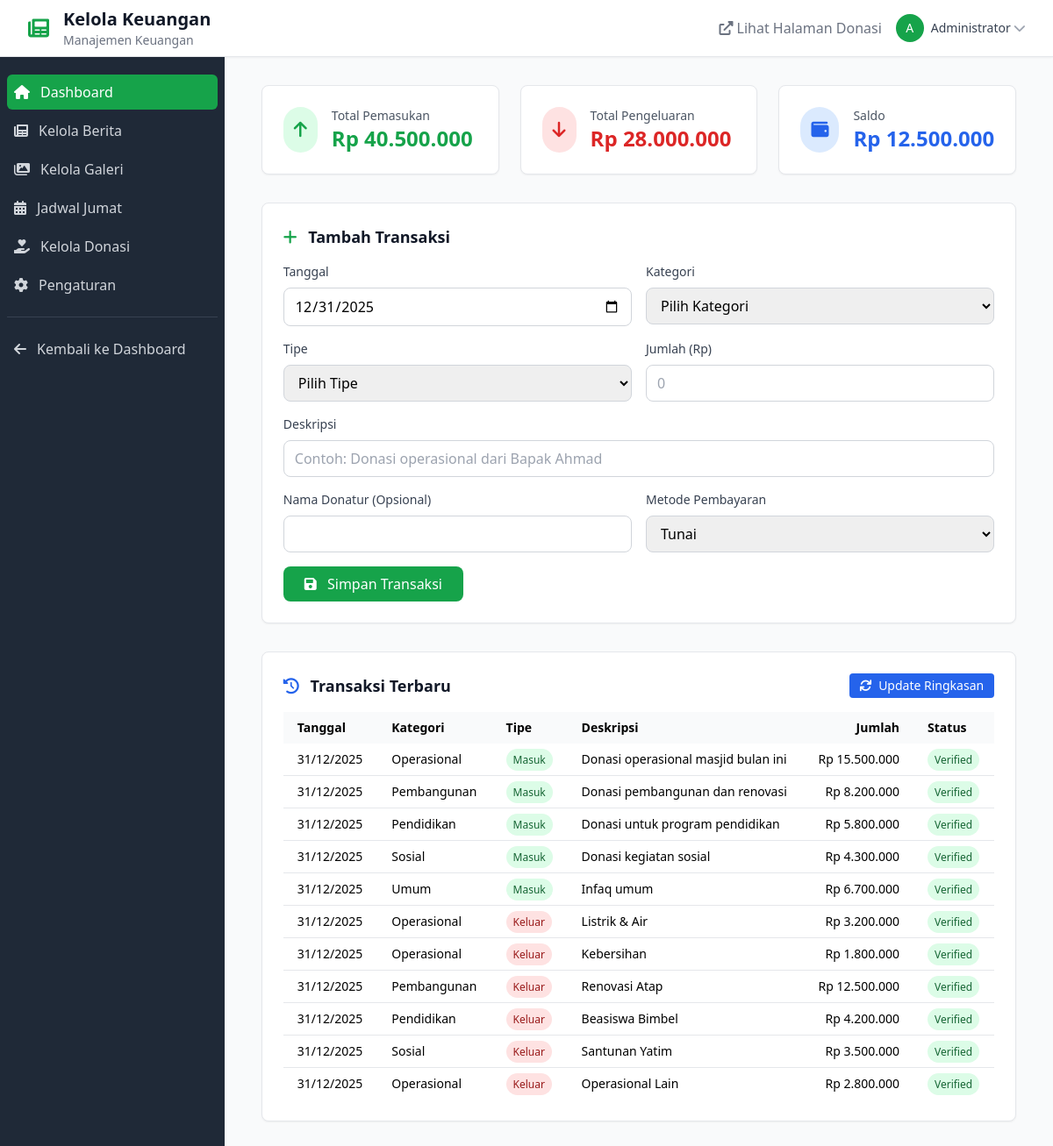
/admin/masjid/donasi.php (signed in), run on the app's committed database.
### tables this page shows
CREATE TABLE donation_transactions (
    id INT PRIMARY KEY AUTO_INCREMENT,
    transaction_date DATE NOT NULL,
    category ENUM('operasional', 'pembangunan', 'pendidikan', 'sosial', 'ramadan', 'umum') NOT NULL,
    type ENUM('income', 'expense') NOT NULL,
    amount DECIMAL(15,2) NOT NULL,
    description VARCHAR(255) NOT NULL,
    donor_name VARCHAR(100) NULL,
    donor_phone VARCHAR(20) NULL,
    payment_method ENUM('cash', 'transfer', 'digital', 'other') DEFAULT 'cash',
    reference_number VARCHAR(50) NULL,
    notes TEXT NULL,
    verified_by INT NULL,
    verified_at DATETIME NULL,
    status ENUM('pending', 'verified', 'rejected') DEFAULT 'pending',
    created_by INT NULL,
    created_at TIMESTAMP DEFAULT CURRENT_TIMESTAMP,
    updated_at TIMESTAMP DEFAULT CURRENT_TIMESTAMP ON UPDATE CURRENT_TIMESTAMP,
    FOREIGN KEY (verified_by) REFERENCES users(id),
    FOREIGN KEY (created_by) REFERENCES users(id),
    INDEX idx_transaction_date (transaction_date),
    INDEX idx_category (category),
    INDEX idx_type (type),
    INDEX idx_status (status),
    INDEX idx_created_at (created_at)
);

### config/auth.php (called while the page is built, shortened)
<?php
function isLoggedIn() {
    return true;
}
function getCurrentUser() {
    return [
        'id' => $_SESSION['user_id'],
        'username' => $_SESSION['username'],
        'full_name' => $_SESSION['full_name'],
        'role' => $_SESSION['role']
    ];
}
?>

### includes/donation_functions.php (called while the page is built, shortened)
<?php
require_once dirname(__DIR__) . '/config/config.php';
function getMonthlyTotals($year = null, $month = null) {
    global $pdo;
    try {
        $stmt = $pdo->prepare("
            SELECT
                SUM(CASE WHEN type = 'income' THEN amount ELSE 0 END) as total_income,
                SUM(CASE WHEN type = 'expense' THEN amount ELSE 0 END) as total_expense
            FROM donation_transactions
            WHERE YEAR(transaction_date) = ?
                AND MONTH(transaction_date) = ?
                AND status = 'verified'
        ");
        $stmt->execute([$year, $month]);
        $result = $stmt->fetch(PDO::FETCH_ASSOC);
        $total_income = $result['total_income'] ?? 0;
        $total_expense = $result['total_expense'] ?? 0;
        $balance = $total_income - $total_expense;
        return [
            'total_income' => $total_income,
            'total_expense' => $total_expense,
            'balance' => $balance
        ];
    } catch (PDOException $e) {
        return [
            'total_income' => 0,
            'total_expense' => 0,
            'balance' => 0
        ];
    }
}
function formatCurrency($amount) {
    return 'Rp ' . number_format($amount, 0, ',', '.');
}
?>

### admin/masjid/donasi.php (the view, shortened to what this page needs)
<?php
require_once '../../config/auth.php';
require_once '../../includes/session_check.php';
require_once '../../includes/donation_functions.php';
$current_user = getCurrentUser();
function getRecentTransactions($limit = 20) {
    global $pdo;
    try {
        $limit = (int) $limit;
        $stmt = $pdo->query("
            SELECT dt.*, u.full_name as created_by_name
            FROM donation_transactions dt
            LEFT JOIN users u ON dt.created_by = u.id
            ORDER BY dt.created_at DESC
            LIMIT $limit
        ");
        return $stmt->fetchAll(PDO::FETCH_ASSOC);
    } catch (PDOException $e) {
        return [];
    }
}
$recent_transactions = getRecentTransactions();
$current_year = date('Y');
$current_month = date('n');
$monthly_totals = getMonthlyTotals($current_year, $current_month);
?>
<!DOCTYPE html>
<html lang="id">
<head>
    <script src="https://cdn.tailwindcss.com"></script>
    <link href="https://cdnjs.cloudflare.com/ajax/libs/font-awesome/6.0.0/css/all.min.css" rel="stylesheet">
</head>
<body class="bg-gray-50">
    <nav class="bg-white shadow-sm border-b">
        <div class="max-w-7xl mx-auto px-4 sm:px-6 lg:px-8">
            <div class="flex justify-between h-16">
                <div class="flex items-center">
                    <div class="flex-shrink-0">
                        <i class="fas fa-newspaper text-2xl text-green-600"></i>
                    </div>
                    <div class="ml-4">
                        <h1 class="text-xl font-semibold text-gray-900">Kelola Keuangan</h1>
                        <p class="text-sm text-gray-500">Manajemen Keuangan</p>
                    </div>
                </div>
                <div class="flex items-center space-x-4">
                    <a href="../../pages/donasi.php" class="text-gray-500 hover:text-green-600">
                        <i class="fas fa-external-link-alt mr-1"></i>Lihat Halaman Donasi
                    </a>
                    <div class="relative group">
                        <button class="flex items-center text-sm rounded-full focus:outline-none focus:ring-2 focus:ring-offset-2 focus:ring-green-500">
                            <div class="bg-green-600 text-white rounded-full w-8 h-8 flex items-center justify-center">
                                <?php echo strtoupper(substr($current_user['full_name'], 0, 1)); ?>
                            </div>
                            <span class="ml-2 text-gray-700"><?php echo htmlspecialchars($current_user['full_name']); ?></span>
                            <i class="fas fa-chevron-down ml-1 text-gray-400"></i>
                        </button>
                    </div>
                </div>
            </div>
        </div>
    </nav>
    <div class="flex">
        <div class="w-64 bg-gray-800 min-h-screen">
            <nav class="mt-5 px-2">
                <a href="dashboard.php" class="bg-green-600 text-white group flex items-center px-2 py-2 text-base font-medium rounded-md">
                    <i class="fas fa-home mr-3"></i>Dashboard
                </a>
                <a href="berita.php" class="text-gray-300 hover:bg-gray-700 hover:text-white group flex items-center px-2 py-2 text-base font-medium rounded-md mt-1">
                    <i class="fas fa-newspaper mr-3"></i>Kelola Berita
                </a>
                <a href="galeri.php" class="text-gray-300 hover:bg-gray-700 hover:text-white group flex items-center px-2 py-2 text-base font-medium rounded-md mt-1">
                    <i class="fas fa-images mr-3"></i>Kelola Galeri
                </a>
                <a href="jadwal_jumat.php" class="text-gray-300 hover:bg-gray-700 hover:text-white group flex items-center px-2 py-2 text-base font-medium rounded-md mt-1">
                    <i class="fas fa-calendar-alt mr-3"></i>Jadwal Jumat
                </a>
                <a href="donasi.php" class="text-gray-300 hover:bg-gray-700 hover:text-white group flex items-center px-2 py-2 text-base font-medium rounded-md mt-1">
                    <i class="fas fa-hand-holding-heart mr-3"></i>Kelola Donasi
                </a>
                <a href="pengaturan.php" class="text-gray-300 hover:bg-gray-700 hover:text-white group flex items-center px-2 py-2 text-base font-medium rounded-md mt-1">
                    <i class="fas fa-cog mr-3"></i>Pengaturan
                </a>
                <div class="border-t border-gray-700 mt-4 pt-4">
                    <a href="../dashboard.php" class="text-gray-300 hover:bg-gray-700 hover:text-white group flex items-center px-2 py-2 text-base font-medium rounded-md">
                        <i class="fas fa-arrow-left mr-3"></i>Kembali ke Dashboard
                    </a>
                </div>
            </nav>
        </div>
    <div class="max-w-7xl mx-auto px-4 sm:px-6 lg:px-8 py-8">
        <div class="grid grid-cols-1 md:grid-cols-3 gap-6 mb-8">
            <div class="bg-white rounded-lg shadow-sm border p-6">
                <div class="flex items-center">
                    <div class="bg-green-100 rounded-full p-3 mr-4">
                        <i class="fas fa-arrow-up text-green-600 text-xl"></i>
                    </div>
                    <div>
                        <p class="text-sm text-gray-600">Total Pemasukan</p>
                        <p class="text-2xl font-bold text-green-600"><?= formatCurrency($monthly_totals['total_income']) ?></p>
                    </div>
                </div>
            </div>
            <div class="bg-white rounded-lg shadow-sm border p-6">
                <div class="flex items-center">
                    <div class="bg-red-100 rounded-full p-3 mr-4">
                        <i class="fas fa-arrow-down text-red-600 text-xl"></i>
                    </div>
                    <div>
                        <p class="text-sm text-gray-600">Total Pengeluaran</p>
                        <p class="text-2xl font-bold text-red-600"><?= formatCurrency($monthly_totals['total_expense']) ?></p>
                    </div>
                </div>
            </div>
            <div class="bg-white rounded-lg shadow-sm border p-6">
                <div class="flex items-center">
                    <div class="bg-blue-100 rounded-full p-3 mr-4">
                        <i class="fas fa-wallet text-blue-600 text-xl"></i>
                    </div>
                    <div>
                        <p class="text-sm text-gray-600">Saldo</p>
                        <p class="text-2xl font-bold <?= $monthly_totals['balance'] >= 0 ? 'text-blue-600' : 'text-red-600' ?>">
                            <?= formatCurrency($monthly_totals['balance']) ?>
                        </p>
                    </div>
                </div>
            </div>
        </div>
        <div class="bg-white rounded-lg shadow-sm border p-6 mb-8">
            <h3 class="text-lg font-semibold text-gray-900 mb-4">
                <i class="fas fa-plus mr-2 text-green-600"></i>
                Tambah Transaksi
            </h3>
            <form method="POST" class="grid grid-cols-1 md:grid-cols-2 gap-4">
                <div>
                    <label class="block text-sm font-medium text-gray-700 mb-2">Tanggal</label>
                    <input type="date" name="transaction_date" value="<?= date('Y-m-d') ?>" required
                           class="w-full px-3 py-2 border border-gray-300 rounded-lg focus:ring-blue-500 focus:border-blue-500">
                </div>
                <div>
                    <label class="block text-sm font-medium text-gray-700 mb-2">Kategori</label>
                    <select name="category" required
                            class="w-full px-3 py-2 border border-gray-300 rounded-lg focus:ring-blue-500 focus:border-blue-500">
                        <option value="">Pilih Kategori</option>
                    </select>
                </div>
                <div>
                    <label class="block text-sm font-medium text-gray-700 mb-2">Tipe</label>
                    <select name="type" required
                            class="w-full px-3 py-2 border border-gray-300 rounded-lg focus:ring-blue-500 focus:border-blue-500">
                        <option value="">Pilih Tipe</option>
                    </select>
                </div>
                <div>
                    <label class="block text-sm font-medium text-gray-700 mb-2">
                        Jumlah (Rp)
                    </label>
                    <input
                        type="text"
                        id="amount_display"
                        placeholder="0"
                        class="w-full px-3 py-2 border border-gray-300 rounded-lg
                            focus:ring-blue-500 focus:border-blue-500"
                        inputmode="numeric"
                        autocomplete="off"
                        required
                    >
                </div>
                <div class="md:col-span-2">
                    <label class="block text-sm font-medium text-gray-700 mb-2">Deskripsi</label>
                    <input type="text" name="description" required
                           class="w-full px-3 py-2 border border-gray-300 rounded-lg focus:ring-blue-500 focus:border-blue-500"
                           placeholder="Contoh: Donasi operasional dari Bapak Ahmad">
                </div>
                <div>
                    <label class="block text-sm font-medium text-gray-700 mb-2">Nama Donatur (Opsional)</label>
                    <input type="text" name="donor_name"
                           class="w-full px-3 py-2 border border-gray-300 rounded-lg focus:ring-blue-500 focus:border-blue-500">
                </div>
                <div>
                    <label class="block text-sm font-medium text-gray-700 mb-2">Metode Pembayaran</label>
                    <select name="payment_method"
                            class="w-full px-3 py-2 border border-gray-300 rounded-lg focus:ring-blue-500 focus:border-blue-500">
                        <option value="cash">Tunai</option>
                    </select>
                </div>
                <div class="md:col-span-2">
                    <button type="submit" class="bg-green-600 text-white py-2 px-6 rounded-lg hover:bg-green-700 transition duration-200">
                        <i class="fas fa-save mr-2"></i>
                        Simpan Transaksi
                    </button>
                </div>
            </form>
        </div>
        <div class="bg-white rounded-lg shadow-sm border p-6">
            <div class="flex justify-between items-center mb-4">
                <h3 class="text-lg font-semibold text-gray-900">
                    <i class="fas fa-history mr-2 text-blue-600"></i>
                    Transaksi Terbaru
                </h3>
                <form method="POST" class="inline">
                    <button type="submit" class="text-sm bg-blue-600 text-white px-3 py-1 rounded hover:bg-blue-700">
                        <i class="fas fa-sync mr-1"></i> Update Ringkasan
                    </button>
                </form>
            </div>
            <?php if (empty($recent_transactions)): ?>
                <p class="text-gray-500 text-center py-8">Belum ada transaksi</p>
            <?php else: ?>
                <div class="overflow-x-auto">
                    <table class="w-full text-sm">
                        <thead class="bg-gray-50">
                            <tr>
                                <th class="px-4 py-2 text-left">Tanggal</th>
                                <th class="px-4 py-2 text-left">Kategori</th>
                                <th class="px-4 py-2 text-left">Tipe</th>
                                <th class="px-4 py-2 text-left">Deskripsi</th>
                                <th class="px-4 py-2 text-right">Jumlah</th>
                                <th class="px-4 py-2 text-left">Status</th>
                            </tr>
                        </thead>
                        <tbody class="divide-y divide-gray-200">
                            <?php foreach ($recent_transactions as $transaction): ?>
                                <tr>
                                    <td class="px-4 py-2"><?= date('d/m/Y', strtotime($transaction['transaction_date'])) ?></td>
                                    <td class="px-4 py-2">
                                        <span class="capitalize"><?= htmlspecialchars($transaction['category']) ?></span>
                                    </td>
                                    <td class="px-4 py-2">
                                        <span class="px-2 py-1 text-xs rounded-full <?= $transaction['type'] === 'income' ? 'bg-green-100 text-green-800' : 'bg-red-100 text-red-800' ?>">
                                            <?= $transaction['type'] === 'income' ? 'Masuk' : 'Keluar' ?>
                                        </span>
                                    </td>
                                    <td class="px-4 py-2"><?= htmlspecialchars($transaction['description']) ?></td>
                                    <td class="px-4 py-2 text-right font-medium">
                                        <?= formatCurrency($transaction['amount']) ?>
                                    </td>
                                    <td class="px-4 py-2">
                                        <span class="px-2 py-1 text-xs rounded-full <?= $transaction['status'] === 'verified' ? 'bg-green-100 text-green-800' : 'bg-yellow-100 text-yellow-800' ?>">
                                            <?= ucfirst($transaction['status']) ?>
                                        </span>
                                    </td>
                                </tr>
                            <?php endforeach; ?>
                        </tbody>
                    </table>
                </div>
            <?php endif; ?>
        </div>
    </div>
</body>
</html>

### data on the page
donation_transactions: transaction_date "31/12/2025", category "Operasional", type "Masuk", description "Donasi operasional masjid bulan ini", amount "Rp 15.500.000", status "Verified"
donation_transactions: transaction_date "31/12/2025", category "Pembangunan", type "Masuk", description "Donasi pembangunan dan renovasi", amount "Rp 8.200.000", status "Verified"
donation_transactions: transaction_date "31/12/2025", category "Pendidikan", type "Masuk", description "Donasi untuk program pendidikan", amount "Rp 5.800.000", status "Verified"
donation_transactions: transaction_date "31/12/2025", category "Sosial", type "Masuk", description "Donasi kegiatan sosial", amount "Rp 4.300.000", status "Verified"
donation_transactions: transaction_date "31/12/2025", category "Umum", type "Masuk", description "Infaq umum", amount "Rp 6.700.000", status "Verified"
donation_transactions: transaction_date "31/12/2025", category "Operasional", type "Keluar", description "Listrik & Air", amount "Rp 3.200.000", status "Verified"
donation_transactions: transaction_date "31/12/2025", category "Operasional", type "Keluar", description "Kebersihan", amount "Rp 1.800.000", status "Verified"
donation_transactions: transaction_date "31/12/2025", category "Pembangunan", type "Keluar", description "Renovasi Atap", amount "Rp 12.500.000", status "Verified"
donation_transactions: transaction_date "31/12/2025", category "Pendidikan", type "Keluar", description "Beasiswa Bimbel", amount "Rp 4.200.000", status "Verified"
donation_transactions: transaction_date "31/12/2025", category "Sosial", type "Keluar", description "Santunan Yatim", amount "Rp 3.500.000", status "Verified"
donation_transactions: transaction_date "31/12/2025", category "Operasional", type "Keluar", description "Operasional Lain", amount "Rp 2.800.000", status "Verified"

### other printed values
substr($current_user['full_name'], 0, 1) "A"
$current_user['full_name'] "Administrator"
formatCurrency($monthly_totals['total_income']) "Rp 40.500.000"
formatCurrency($monthly_totals['total_expense']) "Rp 28.000.000"
formatCurrency($monthly_totals['balance']) "Rp 12.500.000"
